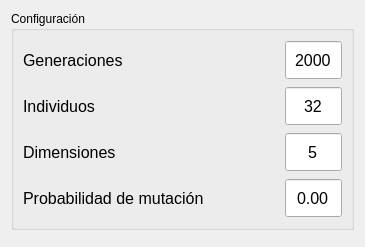
      <widget class="QWidget" name="tab_3">
       <attribute name="title">
        <string>Información algoritmo</string>
       </attribute>
       <layout class="QGridLayout" name="gridLayout_6">
        <item row="1" column="1">
         <widget class="Error_Graph" name="widget" native="true"/>
        </item>
        <item row="0" column="1">
         <widget class="QGroupBox" name="groupBox">
          <property name="minimumSize">
           <size>
            <width>100</width>
            <height>0</height>
           </size>
          </property>
          <property name="maximumSize">
           <size>
            <width>16777215</width>
            <height>300</height>
           </size>
          </property>
          <property name="title">
           <string>Configuración</string>
          </property>
          <layout class="QGridLayout" name="gridLayout_7">
           <item row="5" column="0">
            <widget class="QLabel" name="label_12">
             <property name="minimumSize">
              <size>
               <width>250</width>
               <height>40</height>
              </size>
             </property>
             <property name="font">
              <font>
               <pointsize>12</pointsize>
               <weight>50</weight>
               <bold>false</bold>
              </font>
             </property>
             <property name="toolTip">
              <string>&lt;html&gt;&lt;head/&gt;&lt;body&gt;&lt;p&gt;Especifique el ratio de aprendizaje para el MLP.&lt;/p&gt;&lt;/body&gt;&lt;/html&gt;</string>
             </property>
             <property name="text">
              <string>Probabilidad de mutación</string>
             </property>
             <property name="alignment">
              <set>Qt::AlignLeading|Qt::AlignLeft|Qt::AlignVCenter</set>
             </property>
            </widget>
           </item>
           <item row="1" column="0" colspan="2">
            <widget class="QLabel" name="label_7">
             <property name="minimumSize">
              <size>
               <width>250</width>
               <height>40</height>
              </size>
             </property>
             <property name="font">
              <font>
               <pointsize>12</pointsize>
               <weight>50</weight>
               <bold>false</bold>
              </font>
             </property>
             <property name="toolTip">
              <string>&lt;html&gt;&lt;head/&gt;&lt;body&gt;&lt;p&gt;Especifique el ratio de aprendizaje para el MLP.&lt;/p&gt;&lt;/body&gt;&lt;/html&gt;</string>
             </property>
             <property name="text">
              <string>Individuos</string>
             </property>
             <property name="alignment">
              <set>Qt::AlignLeading|Qt::AlignLeft|Qt::AlignVCenter</set>
             </property>
            </widget>
           </item>
           <item row="0" column="0" colspan="2">
            <widget class="QLabel" name="label_6">
             <property name="minimumSize">
              <size>
               <width>250</width>
               <height>40</height>
              </size>
             </property>
             <property name="font">
              <font>
               <pointsize>12</pointsize>
               <weight>50</weight>
               <bold>false</bold>
              </font>
             </property>
             <property name="toolTip">
              <string>&lt;html&gt;&lt;head/&gt;&lt;body&gt;&lt;p&gt;Especifique el ratio de aprendizaje para el MLP.&lt;/p&gt;&lt;/body&gt;&lt;/html&gt;</string>
             </property>
             <property name="text">
              <string>Generaciones</string>
             </property>
             <property name="alignment">
              <set>Qt::AlignLeading|Qt::AlignLeft|Qt::AlignVCenter</set>
             </property>
            </widget>
           </item>
           <item row="2" column="0">
            <widget class="QLabel" name="label_8">
             <property name="minimumSize">
              <size>
               <width>250</width>
               <height>40</height>
              </size>
             </property>
             <property name="font">
              <font>
               <pointsize>12</pointsize>
               <weight>50</weight>
               <bold>false</bold>
              </font>
             </property>
             <property name="toolTip">
              <string>&lt;html&gt;&lt;head/&gt;&lt;body&gt;&lt;p&gt;Especifique el ratio de aprendizaje para el MLP.&lt;/p&gt;&lt;/body&gt;&lt;/html&gt;</string>
             </property>
             <property name="text">
              <string>Dimensiones</string>
             </property>
             <property name="alignment">
              <set>Qt::AlignLeading|Qt::AlignLeft|Qt::AlignVCenter</set>
             </property>
            </widget>
           </item>
           <item row="5" column="2" colspan="3">
            <widget class="QDoubleSpinBox" name="inp_p_mutacion">
             <property name="minimumSize">
              <size>
               <width>0</width>
               <height>40</height>
              </size>
             </property>
             <property name="font">
              <font>
               <pointsize>12</pointsize>
              </font>
             </property>
             <property name="toolTip">
              <string>&lt;html&gt;&lt;head/&gt;&lt;body&gt;&lt;p&gt;Mínimo 3 y máximo 10 capas.&lt;/p&gt;&lt;/body&gt;&lt;/html&gt;</string>
             </property>
             <property name="frame">
              <bool>true</bool>
             </property>
             <property name="alignment">
              <set>Qt::AlignCenter</set>
             </property>
             <property name="buttonSymbols">
              <enum>QAbstractSpinBox::NoButtons</enum>
             </property>
             <property name="keyboardTracking">
              <bool>true</bool>
             </property>
            </widget>
           </item>
           <item row="2" column="2" colspan="3">
            <widget class="QSpinBox" name="inp_dimensiones">
             <property name="minimumSize">
              <size>
               <width>0</width>
               <height>40</height>
              </size>
             </property>
             <property name="font">
              <font>
               <pointsize>12</pointsize>
              </font>
             </property>
             <property name="toolTip">
              <string>&lt;html&gt;&lt;head/&gt;&lt;body&gt;&lt;p&gt;Mínimo 3 y máximo 10 capas.&lt;/p&gt;&lt;/body&gt;&lt;/html&gt;</string>
             </property>
             <property name="frame">
              <bool>true</bool>
             </property>
             <property name="alignment">
              <set>Qt::AlignCenter</set>
             </property>
             <property name="buttonSymbols">
              <enum>QAbstractSpinBox::NoButtons</enum>
             </property>
             <property name="keyboardTracking">
              <bool>true</bool>
             </property>
             <property name="minimum">
              <number>2</number>
             </property>
             <property name="maximum">
              <number>200</number>
             </property>
             <property name="value">
              <number>5</number>
             </property>
            </widget>
           </item>
           <item row="1" column="2" colspan="3">
            <widget class="QSpinBox" name="inp_individuos">
             <property name="minimumSize">
              <size>
               <width>0</width>
               <height>40</height>
              </size>
             </property>
             <property name="font">
              <font>
               <pointsize>12</pointsize>
              </font>
             </property>
             <property name="toolTip">
              <string>&lt;html&gt;&lt;head/&gt;&lt;body&gt;&lt;p&gt;Mínimo 3 y máximo 10 capas.&lt;/p&gt;&lt;/body&gt;&lt;/html&gt;</string>
             </property>
             <property name="frame">
              <bool>true</bool>
             </property>
             <property name="alignment">
              <set>Qt::AlignCenter</set>
             </property>
             <property name="buttonSymbols">
              <enum>QAbstractSpinBox::NoButtons</enum>
             </property>
             <property name="keyboardTracking">
              <bool>true</bool>
             </property>
             <property name="minimum">
              <number>1</number>
             </property>
             <property name="maximum">
              <number>200</number>
             </property>
             <property name="value">
              <number>32</number>
             </property>
            </widget>
           </item>
           <item row="0" column="2" colspan="3">
            <widget class="QSpinBox" name="inp_generaciones">
             <property name="minimumSize">
              <size>
               <width>0</width>
               <height>40</height>
              </size>
             </property>
             <property name="font">
              <font>
               <pointsize>12</pointsize>
              </font>
             </property>
             <property name="toolTip">
              <string>&lt;html&gt;&lt;head/&gt;&lt;body&gt;&lt;p&gt;Mínimo 3 y máximo 10 capas.&lt;/p&gt;&lt;/body&gt;&lt;/html&gt;</string>
             </property>
             <property name="frame">
              <bool>true</bool>
             </property>
             <property name="alignment">
              <set>Qt::AlignCenter</set>
             </property>
             <property name="buttonSymbols">
              <enum>QAbstractSpinBox::NoButtons</enum>
             </property>
             <property name="keyboardTracking">
              <bool>true</bool>
             </property>
             <property name="minimum">
              <number>1</number>
             </property>
             <property name="maximum">
              <number>99999</number>
             </property>
             <property name="value">
              <number>2000</number>
             </property>
            </widget>
           </item>
          </layout>
         </widget>
        </item>
       </layout>
      </widget>
